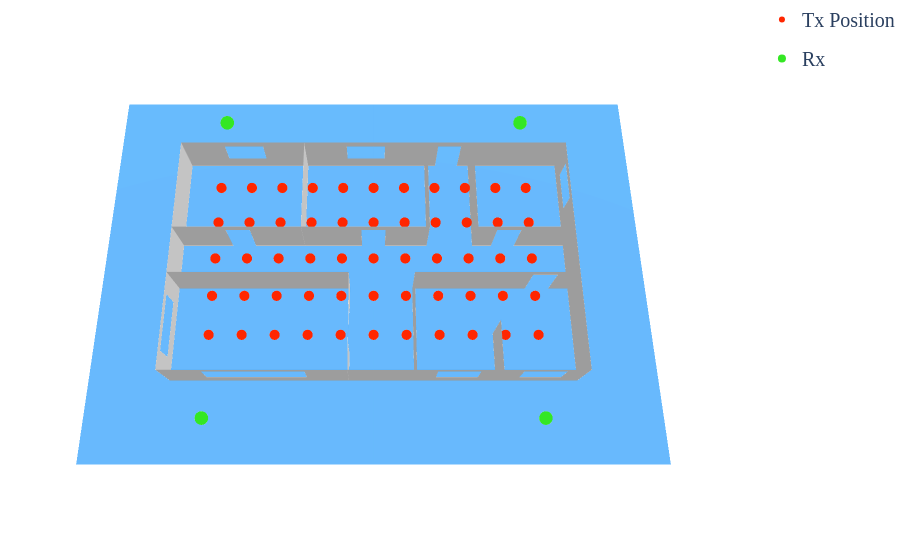

The notebook cell this image was saved under:
### Code cell
# Define your perfect camera angle
my_camera = dict(
    up=dict(x=0, y=0, z=1),       # Which way is "up"
    center=dict(x=0, y=-0.1, z=0),   # Where the camera is looking
    eye=dict(x=0, y=-1.1, z=2.7)  # Where the camera is located (zoom and rotation)
)

fig.update_layout(
    scene_camera=my_camera,       # Apply the camera!
    paper_bgcolor='white', 
    plot_bgcolor='white',
    font=dict(size=20, family='serif'),
    # ... (rest of your layout)
)

### Figure 1 — Plotly figure (JSON) as saved in the notebook; plotly's stock layout.template omitted (floating-point values rounded to 4 significant figures)
{"data": [{"color": "#C4C4C4", "flatshading": true, "hoverinfo": "name", "i": [0, 3, 5, 0, 3, 3, 6, 6, 8, 11, 11, 8, 15, 11, 17, 11, 13, 18, 21, 18, 22, 21, 23, 18, 19, 19, 24, 27, 27, 24, 27, 27, 31, 32, 34, 35, 34, 32, 36, 34, 34, 39, 34, 28, 33, 33, 40, 42, 44, 44, 40, 44, 46, 46, 48, 51, 51, 48, 51, 55, 56, 59, 59, 56, 64, 66, 63, 67, 63, 63, 68, 68, 72, 75, 75, 72, 75, 79, 80, 80, 84, 84, 88, 88, 92, 92, 96, 99, 99, 96, 99, 103, 104, 104], "j": [1, 4, 6, 2, 5, 7, 5, 2, 9, 12, 13, 10, 8, 14, 15, 16, 12, 19, 16, 20, 13, 14, 22, 21, 15, 17, 25, 28, 29, 26, 30, 31, 30, 33, 26, 31, 25, 34, 29, 33, 37, 36, 38, 34, 29, 36, 41, 43, 45, 46, 42, 47, 45, 42, 49, 52, 53, 50, 54, 51, 57, 60, 61, 58, 65, 56, 59, 64, 62, 67, 69, 70, 73, 76, 77, 74, 78, 75, 81, 82, 85, 86, 89, 90, 93, 94, 97, 100, 101, 98, 102, 99, 105, 106], "k": [2, 5, 7, 3, 7, 0, 2, 1, 10, 13, 14, 11, 11, 16, 11, 17, 18, 20, 14, 21, 18, 23, 18, 23, 17, 20, 26, 29, 30, 27, 31, 24, 32, 34, 25, 32, 35, 35, 28, 37, 38, 28, 39, 39, 36, 37, 42, 44, 46, 47, 44, 40, 42, 41, 50, 53, 54, 55, 48, 48, 58, 61, 62, 63, 66, 63, 62, 66, 67, 66, 70, 71, 74, 77, 78, 79, 72, 72, 82, 83, 86, 87, 90, 91, 94, 95, 98, 101, 102, 103, 96, 96, 106, 107], "name": "no-name-1", "opacity": 1, "type": "mesh3d", "x": [12.5, 12.5, 12.5, 12.5, 12.5, 12.5, 12.5, 12.5, 5.75, 5.75, 12.5, 12.5, -12.5, -9.75, -7.25, 4.25, -1.75, 0.75, -12.5, 4.25, 0.75, -1.75, -9.75, -7.25, -10.0, -10.0, -12.5, -12.5, 12.5, 6.25, 3.75, -4.0, 3.75, 6.25, 12.5, -4.0, 8.75, 8.75, 11.25, 11.25, -12.5, -12.5, -12.5, -12.5, -12.5, -12.5, -12.5, -12.5, 11.25, 11.25, 12.5, 2.5, 2.5, 9.75, 9.75, 12.5, 0.75, 0.75, 3.5, -12.5, -12.5, -9.25, -9.25, 3.5, -7.75, -0.75, -0.75, -7.75, 7.5, 7.5, 7.5, 7.5, -1.5, -1.5, -1.5, -1.5, -1.5, -1.5, -1.5, -1.5, -4.5, -4.5, -4.5, -4.5, -12.5, -1.5, -1.5, -12.5, 2.5, 2.5, 2.5, 2.5, 6.5, 6.5, 6.5, 6.5, 9.25, 9.25, 12.5, 6.5, 6.5, 7.75, 7.75, 12.5, 3.5, 3.5, 3.5, 3.5], "y": [3.75, 6.25, 7.5, -7.5, -7.5, 7.5, 6.25, 3.75, 7.5, 7.5, 7.5, 7.5, 7.5, 7.5, 7.5, 7.5, 7.5, 7.5, 7.5, 7.5, 7.5, 7.5, 7.5, 7.5, -7.5, -7.5, -7.5, -7.5, -7.5, -7.5, -7.5, -7.5, -7.5, -7.5, -7.5, -7.5, -7.5, -7.5, -7.5, -7.5, -2.75, -6.25, -7.5, 7.5, 7.5, -7.5, -6.25, -2.75, -1.5, -1.5, -1.5, -1.5, -1.5, -1.5, -1.5, -1.5, 1.5, 1.5, 1.5, 1.5, 1.5, 1.5, 1.5, 1.5, 1.5, 1.5, 1.5, 1.5, -7.5, -4.5, -4.5, -7.5, -3.25, -3.25, -1.5, -7.5, -7.5, -5.75, -5.75, -1.5, 1.5, 7.5, 7.5, 1.5, -1.5, -1.5, -1.5, -1.5, -7.5, -1.5, -1.5, -7.5, 1.5, 7.5, 7.5, 1.5, 1.5, 1.5, 1.5, 1.5, 1.5, 1.5, 1.5, 1.5, 1.5, 7.5, 7.5, 1.5], "z": [2.5, 2.5, 3.0, 3.0, 0.0, 0.0, 1.0, 1.0, 2.5, 0.0, 0.0, 3.0, 3.0, 2.5, 2.5, 2.5, 2.5, 2.5, 0.0, 0.0, 1.0, 1.0, 1.0, 1.0, 1.0, 2.5, 3.0, 0.0, 0.0, 1.0, 1.0, 1.0, 2.5, 2.5, 3.0, 2.5, 1.0, 2.5, 2.5, 1.0, 1.0, 1.0, 0.0, 0.0, 3.0, 3.0, 2.5, 2.5, 2.5, 5.211e-15, 5.211e-15, 3.0, 5.211e-15, 5.211e-15, 2.5, 3.0, 2.5, 0.0, 0.0, 3.0, 0.0, 0.0, 2.5, 3.0, 0.0, 0.0, 2.5, 2.5, 0.0, 0.0, 3.0, 3.0, 2.5, 0.0, 0.0, 3.0, 0.0, 0.0, 2.5, 3.0, 0.0, 0.0, 3.0, 3.0, 0.0, 0.0, 3.0, 3.0, 0.0, 0.0, 3.0, 3.0, 0.0, 0.0, 3.0, 3.0, 2.5, 0.0, 0.0, 3.0, 0.0, 0.0, 2.5, 3.0, 0.0, 0.0, 3.0, 3.0]}, {"color": "#41A8FC", "flatshading": true, "hoverinfo": "name", "i": [0, 0], "j": [1, 2], "k": [2, 3], "name": "Ground", "opacity": 0.8, "type": "mesh3d", "x": [-17.5, 17.5, 17.5, -17.5], "y": [-12.5, -12.5, 12.5, 12.5], "z": [0.0, 0.0, 0.0, 0.0]}, {"marker": {"color": "#FF2600", "size": 6, "symbol": "circle"}, "mode": "markers", "name": "Tx Position", "showlegend": true, "type": "scatter3d", "x": [-10], "y": [-5], "z": [1.5]}, {"marker": {"color": "#FF2600", "size": 6, "symbol": "circle"}, "mode": "markers", "name": "Tx Position", "showlegend": false, "type": "scatter3d", "x": [-10], "y": [-2.5], "z": [1.5]}, {"marker": {"color": "#FF2600", "size": 6, "symbol": "circle"}, "mode": "markers", "name": "Tx Position", "showlegend": false, "type": "scatter3d", "x": [-10], "y": [0], "z": [1.5]}, {"marker": {"color": "#FF2600", "size": 6, "symbol": "circle"}, "mode": "markers", "name": "Tx Position", "showlegend": false, "type": "scatter3d", "x": [-10], "y": [2.5], "z": [1.5]}, {"marker": {"color": "#FF2600", "size": 6, "symbol": "circle"}, "mode": "markers", "name": "Tx Position", "showlegend": false, "type": "scatter3d", "x": [-10], "y": [5], "z": [1.5]}, {"marker": {"color": "#FF2600", "size": 6, "symbol": "circle"}, "mode": "markers", "name": "Tx Position", "showlegend": false, "type": "scatter3d", "x": [-8], "y": [-5], "z": [1.5]}, {"marker": {"color": "#FF2600", "size": 6, "symbol": "circle"}, "mode": "markers", "name": "Tx Position", "showlegend": false, "type": "scatter3d", "x": [-8], "y": [-2.5], "z": [1.5]}, {"marker": {"color": "#FF2600", "size": 6, "symbol": "circle"}, "mode": "markers", "name": "Tx Position", "showlegend": false, "type": "scatter3d", "x": [-8], "y": [0], "z": [1.5]}, {"marker": {"color": "#FF2600", "size": 6, "symbol": "circle"}, "mode": "markers", "name": "Tx Position", "showlegend": false, "type": "scatter3d", "x": [-8], "y": [2.5], "z": [1.5]}, {"marker": {"color": "#FF2600", "size": 6, "symbol": "circle"}, "mode": "markers", "name": "Tx Position", "showlegend": false, "type": "scatter3d", "x": [-8], "y": [5], "z": [1.5]}, {"marker": {"color": "#FF2600", "size": 6, "symbol": "circle"}, "mode": "markers", "name": "Tx Position", "showlegend": false, "type": "scatter3d", "x": [-6], "y": [-5], "z": [1.5]}, {"marker": {"color": "#FF2600", "size": 6, "symbol": "circle"}, "mode": "markers", "name": "Tx Position", "showlegend": false, "type": "scatter3d", "x": [-6], "y": [-2.5], "z": [1.5]}, {"marker": {"color": "#FF2600", "size": 6, "symbol": "circle"}, "mode": "markers", "name": "Tx Position", "showlegend": false, "type": "scatter3d", "x": [-6], "y": [0], "z": [1.5]}, {"marker": {"color": "#FF2600", "size": 6, "symbol": "circle"}, "mode": "markers", "name": "Tx Position", "showlegend": false, "type": "scatter3d", "x": [-6], "y": [2.5], "z": [1.5]}, {"marker": {"color": "#FF2600", "size": 6, "symbol": "circle"}, "mode": "markers", "name": "Tx Position", "showlegend": false, "type": "scatter3d", "x": [-6], "y": [5], "z": [1.5]}, {"marker": {"color": "#FF2600", "size": 6, "symbol": "circle"}, "mode": "markers", "name": "Tx Position", "showlegend": false, "type": "scatter3d", "x": [-4], "y": [-5], "z": [1.5]}, {"marker": {"color": "#FF2600", "size": 6, "symbol": "circle"}, "mode": "markers", "name": "Tx Position", "showlegend": false, "type": "scatter3d", "x": [-4], "y": [-2.5], "z": [1.5]}, {"marker": {"color": "#FF2600", "size": 6, "symbol": "circle"}, "mode": "markers", "name": "Tx Position", "showlegend": false, "type": "scatter3d", "x": [-4], "y": [0], "z": [1.5]}, {"marker": {"color": "#FF2600", "size": 6, "symbol": "circle"}, "mode": "markers", "name": "Tx Position", "showlegend": false, "type": "scatter3d", "x": [-4], "y": [2.5], "z": [1.5]}, {"marker": {"color": "#FF2600", "size": 6, "symbol": "circle"}, "mode": "markers", "name": "Tx Position", "showlegend": false, "type": "scatter3d", "x": [-4], "y": [5], "z": [1.5]}, {"marker": {"color": "#FF2600", "size": 6, "symbol": "circle"}, "mode": "markers", "name": "Tx Position", "showlegend": false, "type": "scatter3d", "x": [-2], "y": [-5], "z": [1.5]}, {"marker": {"color": "#FF2600", "size": 6, "symbol": "circle"}, "mode": "markers", "name": "Tx Position", "showlegend": false, "type": "scatter3d", "x": [-2], "y": [-2.5], "z": [1.5]}, {"marker": {"color": "#FF2600", "size": 6, "symbol": "circle"}, "mode": "markers", "name": "Tx Position", "showlegend": false, "type": "scatter3d", "x": [-2], "y": [0], "z": [1.5]}, {"marker": {"color": "#FF2600", "size": 6, "symbol": "circle"}, "mode": "markers", "name": "Tx Position", "showlegend": false, "type": "scatter3d", "x": [-2], "y": [2.5], "z": [1.5]}, {"marker": {"color": "#FF2600", "size": 6, "symbol": "circle"}, "mode": "markers", "name": "Tx Position", "showlegend": false, "type": "scatter3d", "x": [-2], "y": [5], "z": [1.5]}, {"marker": {"color": "#FF2600", "size": 6, "symbol": "circle"}, "mode": "markers", "name": "Tx Position", "showlegend": false, "type": "scatter3d", "x": [0], "y": [-5], "z": [1.5]}, {"marker": {"color": "#FF2600", "size": 6, "symbol": "circle"}, "mode": "markers", "name": "Tx Position", "showlegend": false, "type": "scatter3d", "x": [0], "y": [-2.5], "z": [1.5]}, {"marker": {"color": "#FF2600", "size": 6, "symbol": "circle"}, "mode": "markers", "name": "Tx Position", "showlegend": false, "type": "scatter3d", "x": [0], "y": [0], "z": [1.5]}, {"marker": {"color": "#FF2600", "size": 6, "symbol": "circle"}, "mode": "markers", "name": "Tx Position", "showlegend": false, "type": "scatter3d", "x": [0], "y": [2.5], "z": [1.5]}, {"marker": {"color": "#FF2600", "size": 6, "symbol": "circle"}, "mode": "markers", "name": "Tx Position", "showlegend": false, "type": "scatter3d", "x": [0], "y": [5], "z": [1.5]}, {"marker": {"color": "#FF2600", "size": 6, "symbol": "circle"}, "mode": "markers", "name": "Tx Position", "showlegend": false, "type": "scatter3d", "x": [2], "y": [-5], "z": [1.5]}, {"marker": {"color": "#FF2600", "size": 6, "symbol": "circle"}, "mode": "markers", "name": "Tx Position", "showlegend": false, "type": "scatter3d", "x": [2], "y": [-2.5], "z": [1.5]}, {"marker": {"color": "#FF2600", "size": 6, "symbol": "circle"}, "mode": "markers", "name": "Tx Position", "showlegend": false, "type": "scatter3d", "x": [2], "y": [0], "z": [1.5]}, {"marker": {"color": "#FF2600", "size": 6, "symbol": "circle"}, "mode": "markers", "name": "Tx Position", "showlegend": false, "type": "scatter3d", "x": [2], "y": [2.5], "z": [1.5]}, {"marker": {"color": "#FF2600", "size": 6, "symbol": "circle"}, "mode": "markers", "name": "Tx Position", "showlegend": false, "type": "scatter3d", "x": [2], "y": [5], "z": [1.5]}, {"marker": {"color": "#FF2600", "size": 6, "symbol": "circle"}, "mode": "markers", "name": "Tx Position", "showlegend": false, "type": "scatter3d", "x": [4], "y": [-5], "z": [1.5]}, {"marker": {"color": "#FF2600", "size": 6, "symbol": "circle"}, "mode": "markers", "name": "Tx Position", "showlegend": false, "type": "scatter3d", "x": [4], "y": [-2.5], "z": [1.5]}, {"marker": {"color": "#FF2600", "size": 6, "symbol": "circle"}, "mode": "markers", "name": "Tx Position", "showlegend": false, "type": "scatter3d", "x": [4], "y": [0], "z": [1.5]}, {"marker": {"color": "#FF2600", "size": 6, "symbol": "circle"}, "mode": "markers", "name": "Tx Position", "showlegend": false, "type": "scatter3d", "x": [4], "y": [2.5], "z": [1.5]}, {"marker": {"color": "#FF2600", "size": 6, "symbol": "circle"}, "mode": "markers", "name": "Tx Position", "showlegend": false, "type": "scatter3d", "x": [4], "y": [5], "z": [1.5]}, {"marker": {"color": "#FF2600", "size": 6, "symbol": "circle"}, "mode": "markers", "name": "Tx Position", "showlegend": false, "type": "scatter3d", "x": [6], "y": [-5], "z": [1.5]}, {"marker": {"color": "#FF2600", "size": 6, "symbol": "circle"}, "mode": "markers", "name": "Tx Position", "showlegend": false, "type": "scatter3d", "x": [6], "y": [-2.5], "z": [1.5]}, {"marker": {"color": "#FF2600", "size": 6, "symbol": "circle"}, "mode": "markers", "name": "Tx Position", "showlegend": false, "type": "scatter3d", "x": [6], "y": [0], "z": [1.5]}, {"marker": {"color": "#FF2600", "size": 6, "symbol": "circle"}, "mode": "markers", "name": "Tx Position", "showlegend": false, "type": "scatter3d", "x": [6], "y": [2.5], "z": [1.5]}, {"marker": {"color": "#FF2600", "size": 6, "symbol": "circle"}, "mode": "markers", "name": "Tx Position", "showlegend": false, "type": "scatter3d", "x": [6], "y": [5], "z": [1.5]}, {"marker": {"color": "#FF2600", "size": 6, "symbol": "circle"}, "mode": "markers", "name": "Tx Position", "showlegend": false, "type": "scatter3d", "x": [8], "y": [-5], "z": [1.5]}, {"marker": {"color": "#FF2600", "size": 6, "symbol": "circle"}, "mode": "markers", "name": "Tx Position", "showlegend": false, "type": "scatter3d", "x": [8], "y": [-2.5], "z": [1.5]}, {"marker": {"color": "#FF2600", "size": 6, "symbol": "circle"}, "mode": "markers", "name": "Tx Position", "showlegend": false, "type": "scatter3d", "x": [8], "y": [0], "z": [1.5]}, {"marker": {"color": "#FF2600", "size": 6, "symbol": "circle"}, "mode": "markers", "name": "Tx Position", "showlegend": false, "type": "scatter3d", "x": [8], "y": [2.5], "z": [1.5]}, {"marker": {"color": "#FF2600", "size": 6, "symbol": "circle"}, "mode": "markers", "name": "Tx Position", "showlegend": false, "type": "scatter3d", "x": [8], "y": [5], "z": [1.5]}, {"marker": {"color": "#FF2600", "size": 6, "symbol": "circle"}, "mode": "markers", "name": "Tx Position", "showlegend": false, "type": "scatter3d", "x": [10], "y": [-5], "z": [1.5]}, {"marker": {"color": "#FF2600", "size": 6, "symbol": "circle"}, "mode": "markers", "name": "Tx Position", "showlegend": false, "type": "scatter3d", "x": [10], "y": [-2.5], "z": [1.5]}, {"marker": {"color": "#FF2600", "size": 6, "symbol": "circle"}, "mode": "markers", "name": "Tx Position", "showlegend": false, "type": "scatter3d", "x": [10], "y": [0], "z": [1.5]}, {"marker": {"color": "#FF2600", "size": 6, "symbol": "circle"}, "mode": "markers", "name": "Tx Position", "showlegend": false, "type": "scatter3d", "x": [10], "y": [2.5], "z": [1.5]}, {"marker": {"color": "#FF2600", "size": 6, "symbol": "circle"}, "mode": "markers", "name": "Tx Position", "showlegend": false, "type": "scatter3d", "x": [10], "y": [5], "z": [1.5]}, {"legendgroup": "Rx", "marker": {"color": "#34E724", "size": 8, "symbol": "circle"}, "mode": "markers", "name": "Rx", "showlegend": true, "type": "scatter3d", "x": [-10], "y": [10], "z": [1.5]}, {"legendgroup": "Rx", "marker": {"color": "#34E724", "size": 8, "symbol": "circle"}, "mode": "markers", "name": "Rx", "showlegend": false, "type": "scatter3d", "x": [10], "y": [10], "z": [1.5]}, {"legendgroup": "Rx", "marker": {"color": "#34E724", "size": 8, "symbol": "circle"}, "mode": "markers", "name": "Rx", "showlegend": false, "type": "scatter3d", "x": [-10], "y": [-10], "z": [1.5]}, {"legendgroup": "Rx", "marker": {"color": "#34E724", "size": 8, "symbol": "circle"}, "mode": "markers", "name": "Rx", "showlegend": false, "type": "scatter3d", "x": [10], "y": [-10], "z": [1.5]}], "layout": {"font": {"family": "serif", "size": 20}, "margin": {"b": 0, "l": 0, "r": 0, "t": 0}, "paper_bgcolor": "white", "plot_bgcolor": "white", "scene": {"aspectmode": "data", "camera": {"center": {"x": 0, "y": -0.1, "z": 0}, "eye": {"x": 0, "y": -1.1, "z": 2.7}, "up": {"x": 0, "y": 0, "z": 1}}, "xaxis": {"showbackground": false, "showgrid": false, "showticklabels": false, "title": {"text": ""}}, "yaxis": {"showbackground": false, "showgrid": false, "showticklabels": false, "title": {"text": ""}}, "zaxis": {"showbackground": false, "showgrid": false, "showticklabels": false, "title": {"text": ""}}}, "showlegend": true}}
